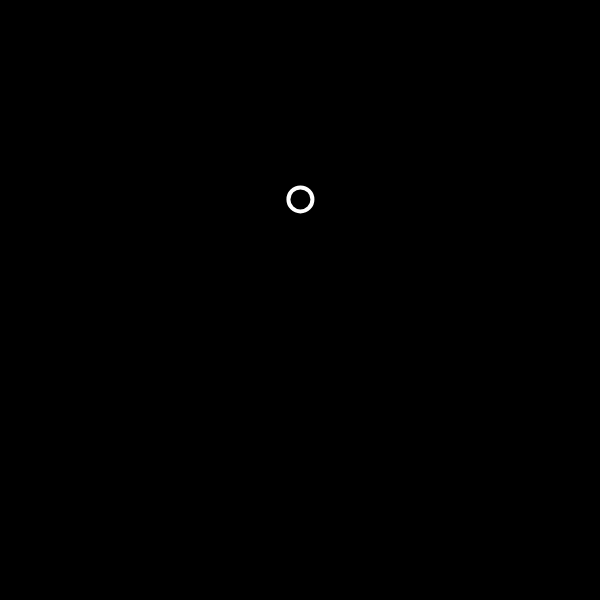
Frame 1 (no input)
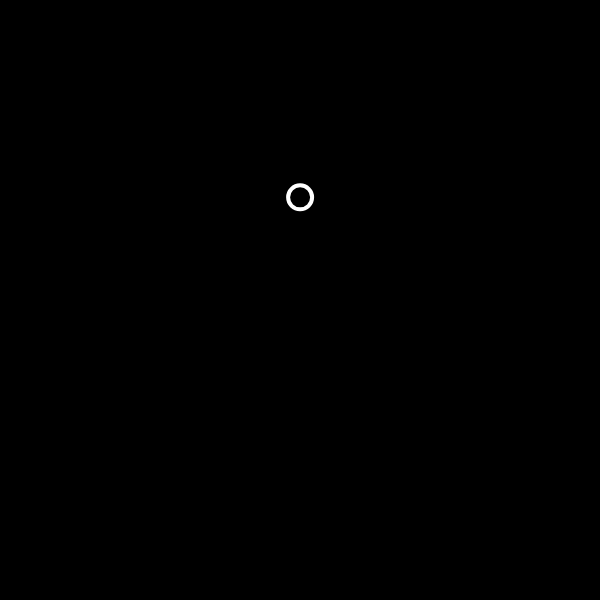
Frame 60 (no input)
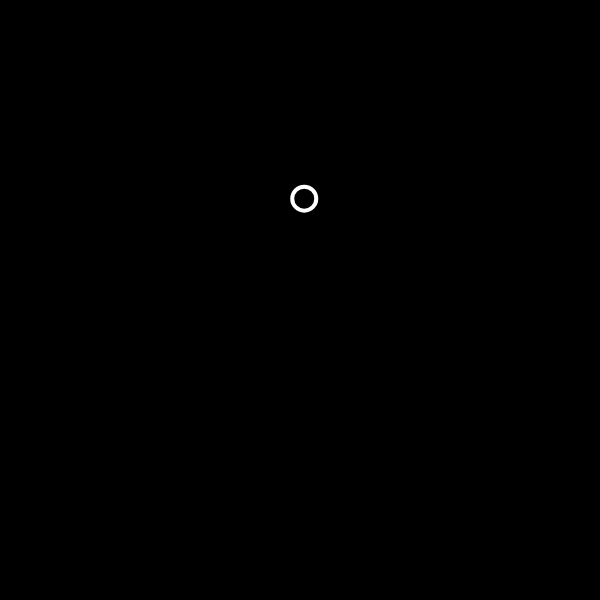
Frame 120 (the mouse pressed at the canvas centre since frame 60)

The p5.js sketch that drew these frames (run headless with seeded random() and noise() and a simulated clock; from frame 60 on, the mouse is pressed at the canvas centre):

// p5.js sketch
// ── sketch.js
var bubble = {
  x: 300,
  y: 200,
  display: function() {
    stroke(255);
    strokeWeight(4);
    noFill();
    ellipse(this.x, this.y, 24, 24);
  },
  move: function() {
    this.x = this.x + random(-1, 1);
    this.y = this.y + random(-1, 1);
  }
}

function setup() {
  createCanvas(600, 600);
}

function draw() {
  background(0);
  bubble.move();
  bubble.display();
}
